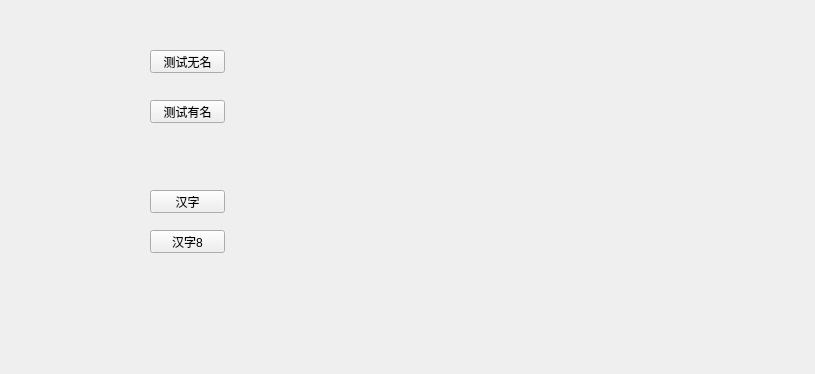
<?xml version="1.0" encoding="UTF-8"?>
<ui version="4.0">
 <class>TranslateView</class>
 <widget class="QWidget" name="TranslateView">
  <property name="geometry">
   <rect>
    <x>0</x>
    <y>0</y>
    <width>815</width>
    <height>374</height>
   </rect>
  </property>
  <property name="windowTitle">
   <string>副窗口</string>
  </property>
  <widget class="QPushButton" name="pushButton">
   <property name="geometry">
    <rect>
     <x>150</x>
     <y>50</y>
     <width>75</width>
     <height>23</height>
    </rect>
   </property>
   <property name="text">
    <string>测试无名</string>
   </property>
  </widget>
  <widget class="QPushButton" name="nameButton">
   <property name="geometry">
    <rect>
     <x>150</x>
     <y>100</y>
     <width>75</width>
     <height>23</height>
    </rect>
   </property>
   <property name="text">
    <string>测试有名</string>
   </property>
  </widget>
  <widget class="QPushButton" name="objectPushButton">
   <property name="geometry">
    <rect>
     <x>150</x>
     <y>190</y>
     <width>75</width>
     <height>23</height>
    </rect>
   </property>
   <property name="text">
    <string>汉字</string>
   </property>
  </widget>
  <widget class="QPushButton" name="objectUTF8PushButton">
   <property name="geometry">
    <rect>
     <x>150</x>
     <y>230</y>
     <width>75</width>
     <height>23</height>
    </rect>
   </property>
   <property name="text">
    <string>汉字8</string>
   </property>
  </widget>
 </widget>
 <resources/>
 <connections/>
</ui>
